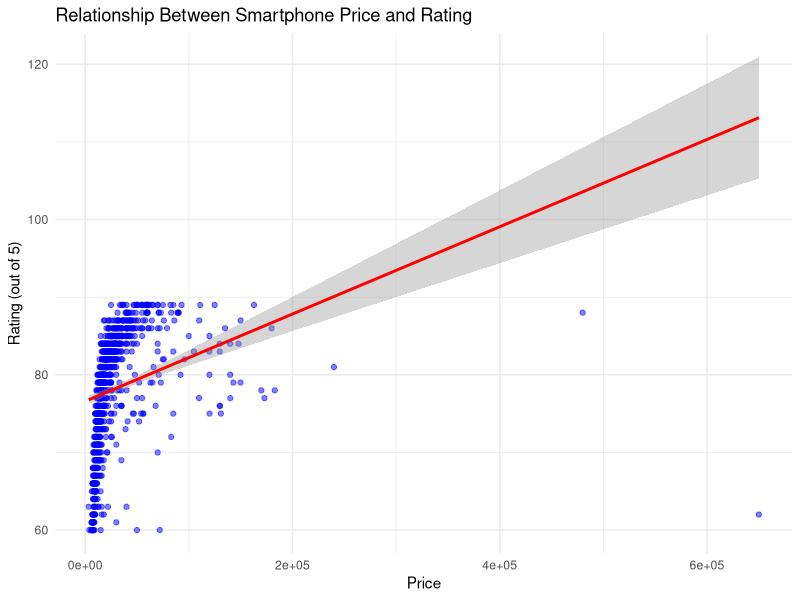
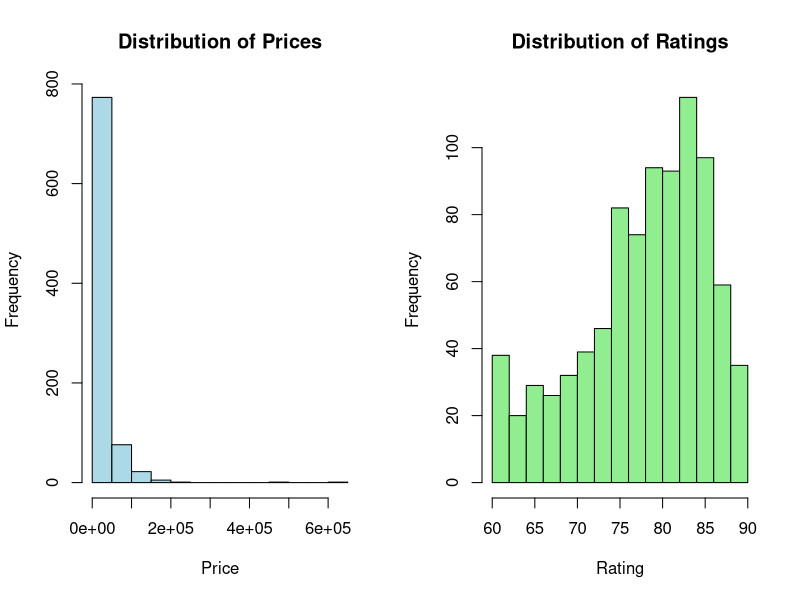
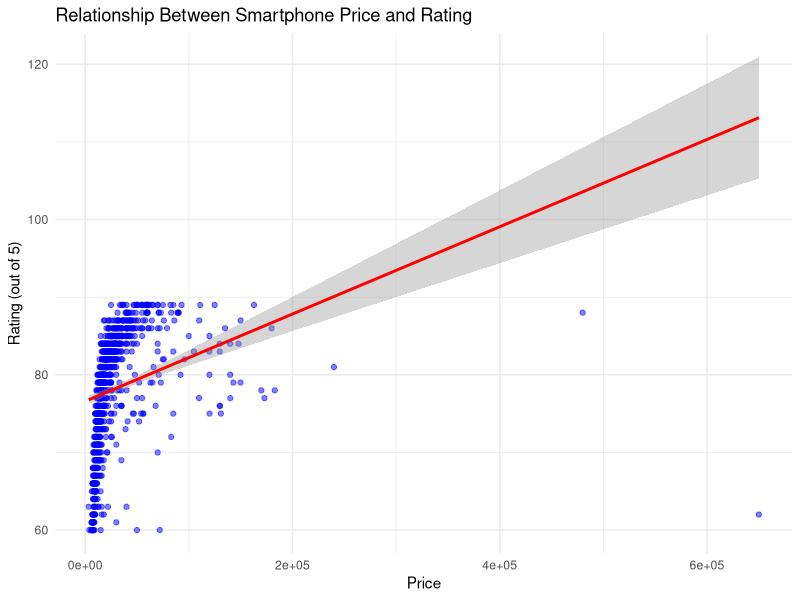
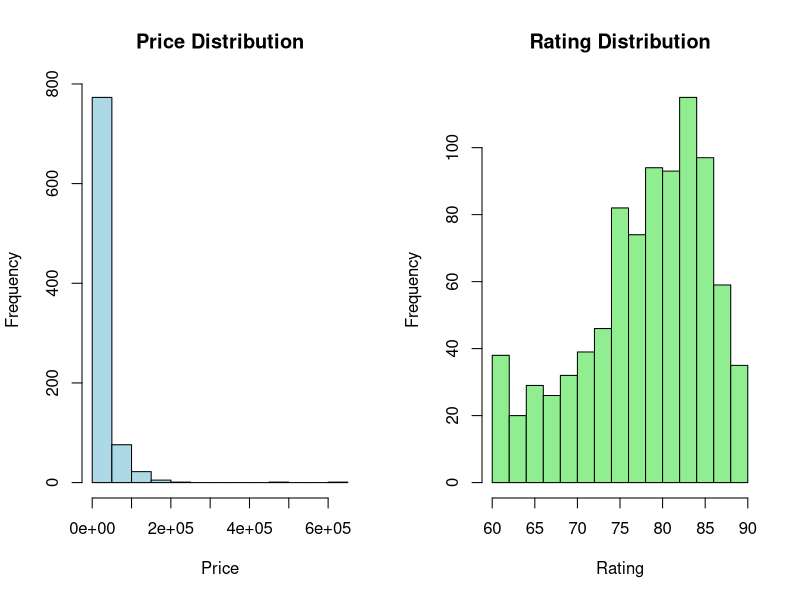

These charts were generated, in order, by the following R code:
# Load required library
library(ggplot2)
# install.packages("ggplot2") //for higher version
# 1. Load data

data <- read.csv("smartphone_cleaned_v5.csv")
# Remove rows with missing values in price or rating
data_clean <- na.omit(data[, c("price", "rating")])

cat("Cleaned data has", nrow(data_clean), "observations\n")

# 2. Scatter plot with regression line
ggplot(data_clean, aes(x = price, y = rating)) +
  geom_point(alpha = 0.5, color = "blue") +
  geom_smooth(method = "lm", color = "red", se = TRUE) +
  labs(title = "Relationship Between Smartphone Price and Rating",
       x = "Price",
       y = "Rating (out of 5)") +
  theme_minimal()

# Save plot
ggsave("scatter_plot.png", width = 8, height = 6)

# 3. Histograms
# Create side-by-side histograms
par(mfrow = c(1, 2))

# Price histogram
hist(data_clean$price, 
     main = "Distribution of Prices",
     xlab = "Price",
     col = "lightblue",
     border = "black")

# Rating histogram
hist(data_clean$rating,
     main = "Distribution of Ratings",
     xlab = "Rating",
     col = "lightgreen",
     border = "black")

# Save histogram
png("histograms.png", width = 800, height = 400)
par(mfrow = c(1, 2))
hist(data_clean$price, main = "Price Distribution", xlab = "Price", col = "lightblue")
hist(data_clean$rating, main = "Rating Distribution", xlab = "Rating", col = "lightgreen")
dev.off()

# Reset plot layout
par(mfrow = c(1, 1))


# 4. Correlation test
cor_test <- cor.test(data_clean$price, data_clean$rating, method = "pearson")
cat("\nPearson Correlation Test:\n")
cat("Correlation coefficient (r):", round(cor_test$estimate, 4), "\n")
cat("p-value:", round(cor_test$p.value, 4), "\n")

# 5. Linear regression
model <- lm(rating ~ price, data = data_clean)
cat("\nLinear Regression Results:\n")
cat("Regression equation: Rating =", 
    round(coef(model)[1], 4), "+", 
    round(coef(model)[2], 4), "* Price\n")
cat("R-squared:", round(summary(model)$r.squared, 4), "\n")

# 6. Hypothesis decision
cat("\nHypothesis Test Conclusion:\n")
if (cor_test$p.value < 0.05) {
  cat("We REJECT the null hypothesis (p < 0.05)\n")
  cat("There is a significant correlation between price and rating\n")
  if (cor_test$estimate > 0) {
    cat("The correlation is positive\n")
  } else {
    cat("The correlation is negative\n")
  }
} else {
  cat("We FAIL TO REJECT the null hypothesis (p > 0.05)\n")
  cat("No significant correlation found between price and rating\n")
}


